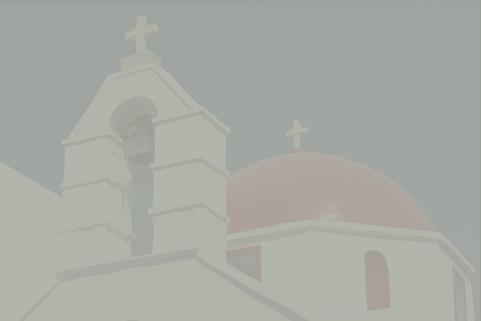
%> input picture Project1A/Matlab Code/canny_dataset/118035.jpg, 481 x 321 px; its folder holds only this picture in this run
$ octave CannyEdgeDetector.m   (GNU Octave 9; MATLAB toolbox functions it lacks are replaced by stand-ins)
%> lines starting %> are read from the running program, lines starting %| are printed output that depends on the picture; in (x1, y1, x2, y2) boxes, pixels count from 0 and x2, y2 are one past the last pixel; in counts of white or black regions, pixels touching at a corner belong together; the program's own positions count from 1
%> further down, I is the input picture: size 321x481x3 uint8; mean R, G, B 168, 170.4, 164.4
### Project1A/Matlab Code/cannyEdge.m
 function E = cannyEdge(I)
%%  Description
%       the main function of canny edge
%%  Input:
%        I = (H, W, 3), uint8 matrix, the input RGB image
%
%%  Output:
%        E = (H, W), logic matrix, the edge detection result.
%
%% Convert the color image to gray scale image
if size(I, 3) == 3
    I_gray = rgb2gray(I);
else
    I_gray = I;
end


%% Compute magnitutde and orientation of derivatives
%% **TODO: finish the findDerivative function
[Mag, Magx, Magy, Ori] = findDerivatives(I_gray);
visDerivatives(I_gray, Mag, Magx, Magy);


%% Detect local maximum
%% **TODO: finish the nonMaxSup function
M = nonMaxSup(Mag, Ori);
figure('Name', 'nonMaxSup'); imagesc(M); colormap(gray);

%% Link edges
%% **TODO: finish the edgeLink function
E = edgeLink(M, Mag, Ori);
figure('Name', 'EdgeLink'); imagesc(E); colormap(gray);
end

### Project1A/Matlab Code/findDerivatives.m
function [Mag, Magx, Magy, Ori] = findDerivatives(I_gray)
%%  Description
%       compute gradient from grayscale image
%%  Input:
%         I_gray = (H, W), double matrix, grayscale image matrix
%
%%  Output:
% [5 lines of commented-out code are left out]
%% ****YOU CODE STARTS HERE****

%% Gaussian
G = [2, 4, 5, 4, 2;
    4, 9, 12, 9, 4;
    5, 12, 15, 12, 5;
    4, 9, 12, 9, 4;
    2, 4, 5, 4, 2];
G = 1/159.* G;

%% Derivatives
dx = [1, 0, -1];
dy = [1;
    0;
    -1];

Gx = conv2(G, dx, 'same');
Gy = conv2(G, dy, 'same');

%% Gradient of x and y axis
Magx = conv2(I_gray, Gx, 'same');
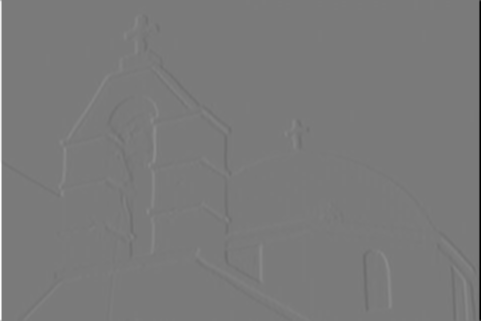
%> Magx: size 321x481 double; min -73.06, max 78.45, mean 0; drawn with min black and max white
Magy = conv2(I_gray, Gy, 'same');
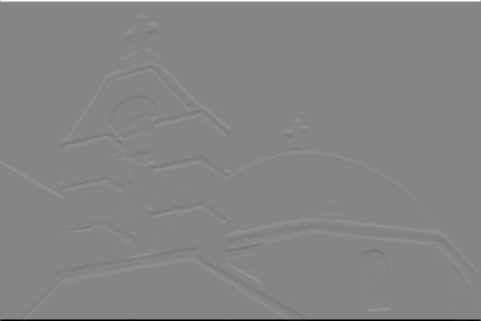
%> Magy: size 321x481 double; min -78.81, max 71.36, mean 0; drawn with min black and max white

%% Magnitude of the gradient
Mag = sqrt(Magx.^2 + Magy.^2);
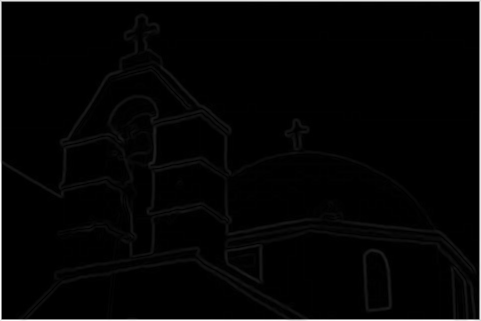
%> Mag: size 321x481 double; min 0, max 78.81, mean 1.7; drawn with min black and max white

%% Orientation of the gradient
Ori = atan2(Magy, Magx) + pi;
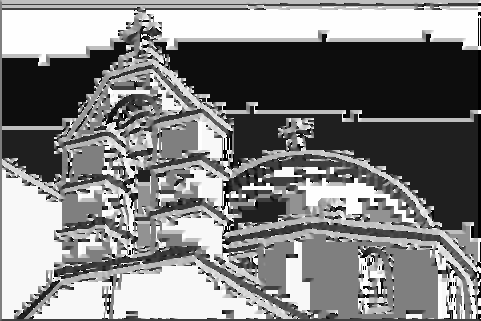
%> Ori: size 321x481 double; min 0, max 6.28, mean 3.19; drawn with min black and max white
end

### Project1A/Matlab Code/visDerivatives.m
function visDerivatives(I_gray, Mag, Magx, Magy)
%% Visualize magnitude and orientation of derivatives

figure('Name', 'Mag'); imagesc(Mag); colormap(gray);
figure('Name', 'Magx'); imagesc(Magx); colormap(gray);
figure('Name', 'Magy'); imagesc(Magy); colormap(gray);


%% Visualize orientation of derivatives
[cnt, val] = hist(Mag(:), 100);
%> cnt = 100 values, max 126958 at index 1, min 0 at index 14, mean 1544; val = 100 values from 0.394 to 78.41
thr = val(find(cumsum(cnt) / sum(cnt) < 0.95, 1, 'last'));
%> thr = 3.55

[x, y] = meshgrid(1 : size(I_gray, 2), 1 : size(I_gray, 1));
Magx(Mag < thr) = 0;
Magy(Mag < thr) = 0;
%> in cannyEdge, `visDerivatives(I_gray, Mag, Magx, Magy);`:
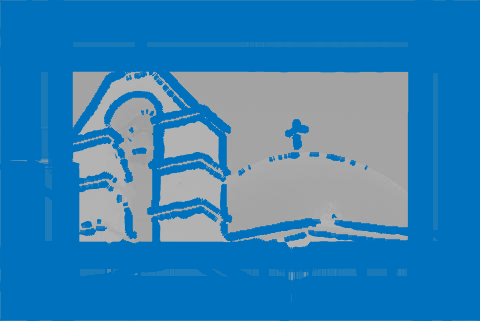
%> figure redrawn from the program's plot data
figure('Name', 'Orientation of derivatives'); imshow(I_gray); hold on
quiver(x, y, Magx, Magy,'AutoScale', 'off');
hold off

end

### Project1A/Matlab Code/nonMaxSup.m
function M = nonMaxSup(Mag, Ori)
%%  Description
%       compute the local minimal along the gradient.
%%  Input:
%         Mag = (H, W), double matrix, the magnitude of derivative
%         Ori = (H, W), double matrix, the orientation of derivative
%%  Output:
%         M = (H, W), logic matrix, the edge map
%
%% ****YOU CODE STARTS HERE****

%% Parameters
alpha = 0.1; %threshold parameter
%alpha = 0.2;
%alpha = 0.3;
real_max = max(max(Mag));
%> real_max = 78.81
real_min = min(min(Mag));
%> real_min = 0
th_level = alpha * (real_max - real_min) + real_min;
%> th_level = 7.88
[H, W] = size(Mag);
%> H = 321; W = 481
M = zeros(H, W);
X = [-1, 0, 1;
    -1, 0, 1;
    -1, 0, 1];
Y = [-1, -1, -1;
    0, 0, 0;
    1, 1, 1];

%% Fixing orientation
for i = 1 : H
    for j = 1 : W
        if (Ori(i, j) < 0)
            Ori(i, j)= 180 + Ori(i, j);
        end
    end
end

%% Thresholding
for row = 2 : H-1
    for col = 2 : W-1
        if Mag(row, col) > th_level
            Z = [Mag(row - 1, col -1 ), Mag(row - 1,col), Mag(row - 1, col + 1);
                 Mag(row, col - 1), Mag(row, col),Mag(row, col + 1);
                 Mag(row + 1, col - 1), Mag(row + 1, col), Mag(row + 1, col + 1)];
            XI = [abs(cos(Ori(row, col))), -abs(cos(Ori(row, col)))];
            YI = [abs(sin(Ori(row, col))), -abs(sin(Ori(row, col)))];
            ZI = interp2(X, Y, Z, XI, YI);
            if Mag(row, col) >= ZI(1) && Mag(row, col) >= ZI(2)
                M(row, col) = real_max;
            else
            	M(row, col) = th_level;
            end
        else
            M(row, col)=real_min;
        end
    end
end
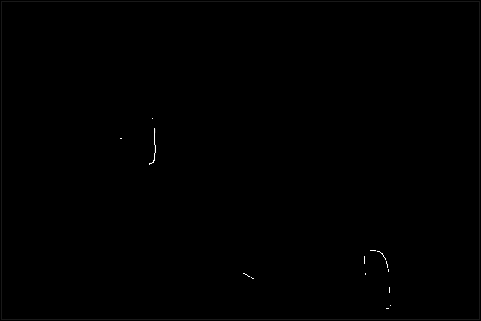
%> M: size 321x481 double; min 0, max 78.81, mean 0.1; drawn with min black and max white
%> after the loop, XI = [0.73 -0.73]; YI = [0.683 -0.683]; Z = [2.35 41.81 72.7; 39.62 51.04 70.12; 72.53 70.05 66.66]; ZI = [66.75 22.4]
end

### Project1A/Matlab Code/edgeLink.m
function E = edgeLink(M, Mag, Ori)
%%  Description
%       use hysteresis to link edges
%%  Input:
%        M = (H, W), logic matrix, output from non-max suppression
%        Mag = (H, W), double matrix, the magnitude of gradient
%    		 Ori = (H, W), double matrix, the orientation of gradient
%
%%  Output:
%        E = (H, W), logic matrix, the edge detection result.
%
%% ****YOU CODE STARTS HERE****
%T_Low = 0.075; %low threshold
T_Low = 0.135;
%T_High = 0.175; %high threshold
T_High = 0.5;
T_Low = T_Low * max(max(M));
%> T_Low = 10.64
T_High = T_High * max(max(M));
%> T_High = 39.4
[H, W] = size(Mag);
E = zeros (H, W);

for row = 1  : H
    for col = 1 : W
        if (M(row, col) < T_Low)
            E(row, col) = 0;
        elseif (M(row, col) > T_High)
            E(row, col) = 1;
        elseif (M(row + 1, col)>T_High ||...
                M(row - 1, col)>T_High ||...
                M(row, col + 1)>T_High ||...
                M(row, col - 1)>T_High ||...
                M(row - 1, col - 1)>T_High ||...
                M(row - 1, col + 1)>T_High ||...
                M(row + 1, col + 1)>T_High ||...
                M(row + 1, col - 1)>T_High)
            E(row, col) = 1;
        end
    end
end
%> E: size 321x481 double; values 0 (black) and 1 (white), 0.07% white in thin lines or dots, all inside (x1, y1, x2, y2) = (120, 118, 391, 309)

E = logical(E);

end

### Project1A/Matlab Code/CannyEdgeDetector.m
files = dir('canny_dataset/*.jpg');
%files = dir('training_photos/*.jpg');
len = length(files);
for i = 1: len
    oldname = files(i).name;
    I = imread(['canny_dataset/',oldname]);
    newfile = cannyEdge(I);

    pass = true;

    if ndims(newfile) ~= 2
    fprintf('incorrect edge map size\n');
    pass = false;
    end

    szI = size(I);
%> szI = [321 481 3]
    szE = size(newfile);
%> szE = [321 481]
    if(szI(1) ~= szE(1) || szI(2) ~= szE(2))
        fprintf('Edge map not the same size as the input image\n');
        pass = false;
    end

    if ~isa(newfile,'logical')
        fprintf('Edge map is not logical\n');
        pass = false;
    end

    if pass
        fprintf(['Tests Passed for ', oldname, '\n']);
    end

    oldname = files(i).name(1: end - 4);
    imwrite(newfile, [oldname, '_result.jpg'])
end

$ run again, on Project1A/Matlab Code/canny_dataset/135069.jpg
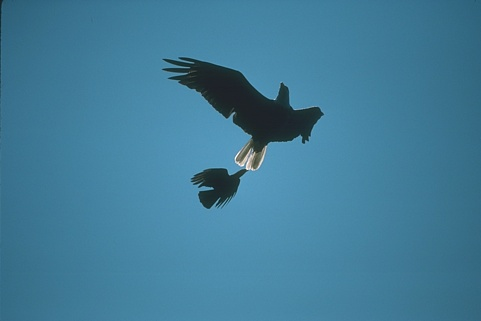
%> input picture Project1A/Matlab Code/canny_dataset/135069.jpg, 481 x 321 px
%> I is the input picture: size 321x481x3 uint8; mean R, G, B 65.3, 124.2, 152.6
%> cnt = 100 values, max 131767 at index 1, min 0 at index 85, mean 1544; val = 100 values from 0.325 to 64.61
%> thr = 2.92
%> in cannyEdge, `visDerivatives(I_gray, Mag, Magx, Magy);`:
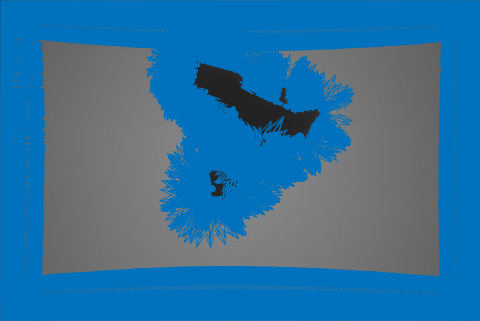
%> figure redrawn from the program's plot data
%> real_max = 64.93
%> real_min = 0
%> th_level = 6.49
%> after the loop in nonMaxSup, `for row = 2 : H-1`:
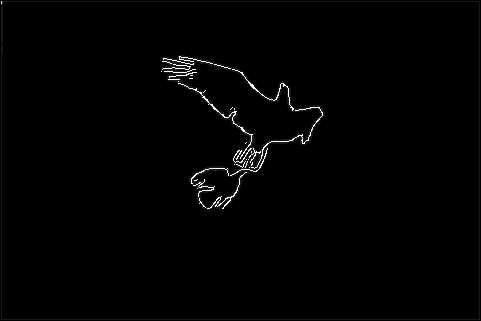
%> M: size 321x481 double; min 0, max 64.93, mean 0.7; drawn with min black and max white
%> after the loop in nonMaxSup, `for row = 2 : H-1`: XI = [0.71 -0.71]; YI = [0.704 -0.704]; Z = [0.367 21.84 39.99; 21.65 27.49 38.7; 39.98 38.71 37.14]; ZI = [36.96 11.55]
%> T_Low = 8.77
%> T_High = 32.47
